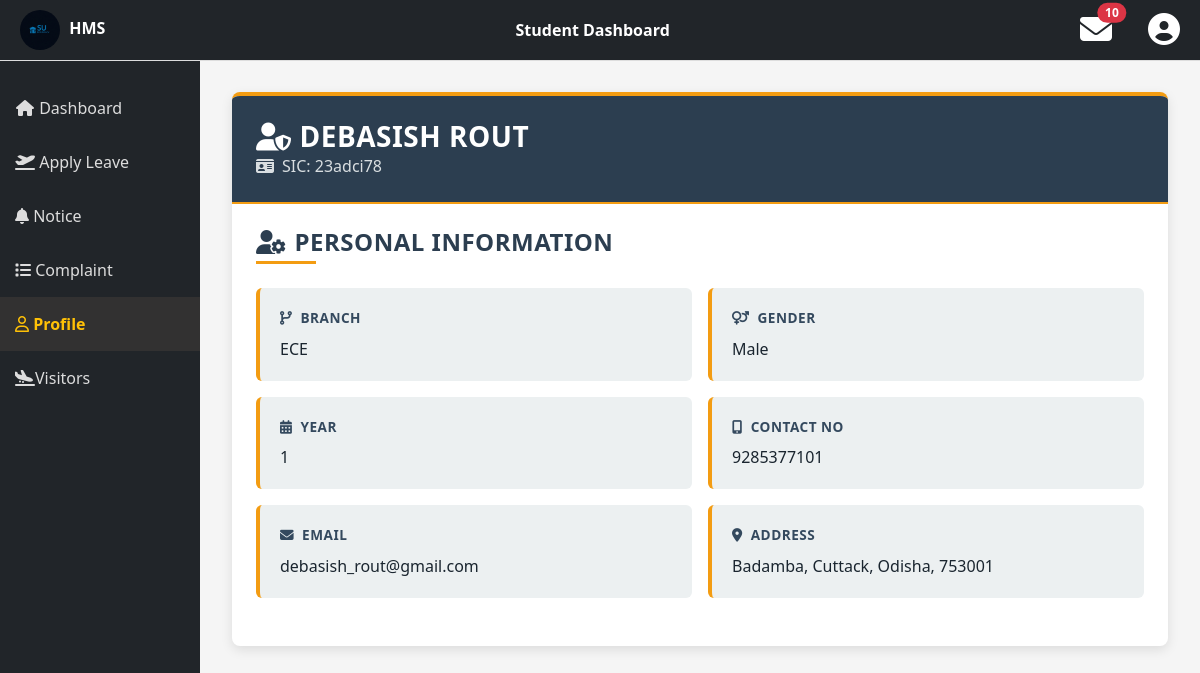
Page /Student/student_profile.php (signed in) on the committed database.
### tables this page shows
CREATE TABLE `students` (
  `sic` varchar(8) NOT NULL,
  `name` varchar(255) NOT NULL,
  `gender` varchar(10) NOT NULL,
  `branch` varchar(255) NOT NULL,
  `year` varchar(255) NOT NULL,
  `contact_no` bigint(10) NOT NULL,
  `email` varchar(255) NOT NULL,
  `address` varchar(255) NOT NULL,
  `password` varchar(255) DEFAULT NULL,
  `preference_type` varchar(255) NOT NULL
);

### Database/student_db_function.php (called while the page is built, shortened)
<?php
require_once "connection.php";
function viewProfile($sic){
    global $conn;
    try {
        $qry = "SELECT * FROM students WHERE sic = ?";
        $stmt = $conn->prepare("$qry");
        $stmt->bind_param("s",  $sic);
        $stmt->execute();
        $result = $stmt->get_result();
        if ($result->num_rows > 0) {
            return $result->fetch_assoc();
        }else{
            return false;
        }
    } catch (Exception $e) {
        echo $e->getMessage();
    }
    finally{
        $conn->close();
    }
}
?>

### Student/student_profile.php (the view, shortened to what this page needs)
<?php
if ($_SESSION['sic']) {
?>
<!DOCTYPE html>
<html lang="en">
<head>
    <link href="../Bootstrap/css/bootstrap.min.css" rel="stylesheet">
    <link rel="stylesheet" href="../Bootstrap/css/all.min.css">
</head>
<body>
    <div class="d-flex">
        <?php include "student_sidebar.php"; ?>
        <div id="main-content" class="container">
            <?php
            require_once "../Database/student_db_function.php";
            $data = viewProfile($_SESSION['sic']);
            if ($data) {
            ?>
            <div class="profile-container">
                <div class="profile-header">
                    <h3><i class="fas fa-user-shield me-2"></i><?php echo htmlspecialchars($data['name']); ?></h3>
                    <p><i class="fas fa-id-card me-2"></i>SIC: <?php echo htmlspecialchars($data['sic']); ?></p>
                </div>
                <div class="p-4">
                    <h4 class="section-title"><i class="fas fa-user-cog me-2"></i>Personal Information</h4>
                    <div class="row g-3 mb-4">
                        <div class="col-md-6">
                            <div class="info-card">
                                <div class="info-label"><i class="fas fa-code-branch me-2"></i>Branch</div>
                                <div class="info-value"><?php echo htmlspecialchars($data['branch']); ?></div>
                            </div>
                        </div>
                        <div class="col-md-6">
                            <div class="info-card">
                                <div class="info-label"><i class="fas fa-venus-mars me-2"></i>Gender</div>
                                <div class="info-value"><?php echo htmlspecialchars($data['gender']); ?></div>
                            </div>
                        </div>
                        <div class="col-md-6">
                            <div class="info-card">
                                <div class="info-label"><i class="fas fa-calendar-alt me-2"></i>Year</div>
                                <div class="info-value"><?php echo htmlspecialchars($data['year']); ?></div>
                            </div>
                        </div>
                        <div class="col-md-6">
                            <div class="info-card">
                                <div class="info-label"><i class="fas fa-mobile-alt me-2"></i>Contact No</div>
                                <div class="info-value"><?php echo htmlspecialchars($data['contact_no']); ?></div>
                            </div>
                        </div>
                        <div class="col-md-6">
                            <div class="info-card">
                                <div class="info-label"><i class="fas fa-envelope me-2"></i>Email</div>
                                <div class="info-value"><?php echo htmlspecialchars($data['email']); ?></div>
                            </div>
                        </div>
                        <div class="col-md-6">
                            <div class="info-card">
                                <div class="info-label"><i class="fas fa-map-marker-alt me-2"></i>Address</div>
                                <div class="info-value"><?php echo htmlspecialchars($data['address']); ?></div>
                            </div>
                        </div>
                    </div>
                </div>
            </div>
            <?php
            }
            ?>
        </div>
    </div>
</body>
</html>
<?php
} else {
    header("location:student_login.php");
}
?>

### Student/studentStyle.css (style rules this page uses)
* { margin: 0; padding: 0; }
html, body { height: 100%; margin: 0; }
.top-navbar { position: fixed; top: 0; left: 0; width: 100%; display: flex; justify-content: space-between; align-items: center; padding: 10px 20px; border-bottom: 1px solid #ddd; }
#navbar-right { display: flex; justify-content: space-between; width: 100px; }
#main-content { margin-top: 60px; }
@media (min-width:800px) { #main-content { flex-grow: 1; margin-left: 200px; height: auto; overflow-y: auto; padding: 20px; } }

### Student/student_profile.php (style rules this page uses)
:root { --industrial-primary: #2c3e50; --industrial-secondary: #34495e; --industrial-accent: #e74c3c; --industrial-warning: #f39c12; --industrial-success: #27ae60; --industrial-light: #ecf0f1; --industrial-dark: #1a252f; }
body { font-family: 'Segoe UI', Tahoma, Geneva, Verdana, sans-serif; background-color: #f5f5f5; color: var(--industrial-dark); }
#main-content { padding: 2rem; width: 100%; }
.profile-container { background-color: white; border-radius: 8px; box-shadow: 0 4px 12px rgba(0,0,0,0.1); overflow: hidden; border-top: 4px solid var(--industrial-warning); }
.profile-header { background-color: var(--industrial-primary); color: white; padding: 1.5rem; border-bottom: 2px solid var(--industrial-warning); }
.profile-header h3 { font-weight: 700; margin: 0; text-transform: uppercase; letter-spacing: 0.5px; }
.profile-header p { color: var(--industrial-light); margin-bottom: 0; opacity: 0.9; }
.info-card { background-color: var(--industrial-light); border-radius: 6px; border-left: 4px solid var(--industrial-warning); padding: 1.25rem; height: 100%; transition: all 0.3s; }
.info-label { color: var(--industrial-secondary); font-weight: 600; font-size: 0.85rem; text-transform: uppercase; letter-spacing: 0.5px; margin-bottom: 0.5rem; }
.info-value { color: var(--industrial-dark); font-weight: 500; font-size: 1rem; margin-bottom: 0; }
.section-title { color: var(--industrial-primary); font-weight: 600; text-transform: uppercase; letter-spacing: 0.5px; margin-bottom: 1.5rem; position: relative; padding-bottom: 0.5rem; }
.section-title:after { content: ''; position: absolute; left: 0; bottom: 0; width: 60px; height: 3px; background-color: var(--industrial-warning); }

### rows in the picture
students: name "DEBASISH ROUT", sic "23adci78", branch "ECE", gender "Male", year "1", contact_no "9285377101", email "debasish_rout@gmail.com", address "Badamba, Cuttack, Odisha, 753001"
